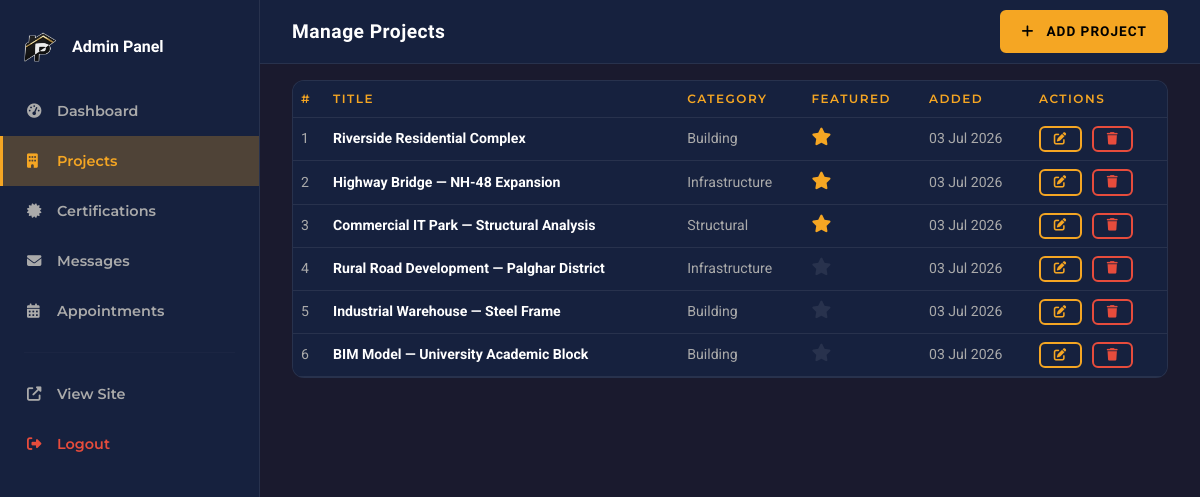
The app's page /admin/projects.php (signed in) with its own data.
### tables this page shows
CREATE TABLE IF NOT EXISTS `projects` (
  `id` INT UNSIGNED NOT NULL AUTO_INCREMENT,
  `title` VARCHAR(200) NOT NULL,
  `description` TEXT NOT NULL,
  `category` ENUM('building','structural','infrastructure','internship') NOT NULL DEFAULT 'building',
  `tools_used` VARCHAR(500) DEFAULT NULL,
  `image_path` LONGTEXT DEFAULT NULL,
  `gallery_images` TEXT DEFAULT NULL,
  `duration` VARCHAR(100) DEFAULT NULL,
  `role` VARCHAR(150) DEFAULT NULL,
  `client` VARCHAR(200) DEFAULT NULL,
  `location` VARCHAR(200) DEFAULT NULL,
  `is_featured` TINYINT(1) DEFAULT 0,
  `created_at` TIMESTAMP DEFAULT CURRENT_TIMESTAMP,
  PRIMARY KEY (`id`)
);

### includes/functions.php (called while the page is built, shortened)
<?php
function getAllProjects(string $category = ''): array {
    $db = getDB();
    if ($category && $category !== 'all') {
        $stmt = $db->prepare("SELECT * FROM projects WHERE category = ? ORDER BY created_at DESC");
        $stmt->execute([$category]);
    } else {
        $stmt = $db->prepare("SELECT * FROM projects ORDER BY created_at DESC");
        $stmt->execute();
    }
    return $stmt->fetchAll();
}

### admin/projects.php (the view, shortened to what this page needs)
<?php
require_once __DIR__ . '/../includes/functions.php';
$projects = getAllProjects();
?>
<!DOCTYPE html>
<html lang="en">
<head>
  <link href="https://cdn.jsdelivr.net/npm/bootstrap@5.3.3/dist/css/bootstrap.min.css" rel="stylesheet">
  <link rel="stylesheet" href="https://cdnjs.cloudflare.com/ajax/libs/font-awesome/6.5.1/css/all.min.css">
  <link rel="stylesheet" href="/assets/css/style.min.css">
  <link rel="stylesheet" href="/assets/css/dark-theme.min.css">
  <link rel="stylesheet" href="/assets/css/responsive.min.css">
</head>
<body>
<aside class="admin-sidebar">
  <div class="px-4 mb-4"><div class="d-flex align-items-center gap-2"><img src="/assets/images/hero/logo.png" alt="Logo" style="height: 30px; width: auto; object-fit: contain; margin-right: 8px;"><span style="font-family:var(--font-heading);font-size:1rem;font-weight:700;">Admin Panel</span></div></div>
  <nav>
    <a href="/admin/index.php"         class="admin-nav-link"><i class="fas fa-tachometer-alt"></i>Dashboard</a>
    <a href="/admin/projects.php"       class="admin-nav-link active"><i class="fas fa-building"></i>Projects</a>
    <a href="/admin/certifications.php" class="admin-nav-link"><i class="fas fa-certificate"></i>Certifications</a>
    <a href="/admin/contacts.php"       class="admin-nav-link"><i class="fas fa-envelope"></i>Messages</a>
    <a href="/admin/appointments.php"   class="admin-nav-link"><i class="fas fa-calendar-alt"></i>Appointments</a>
    <hr style="border-color:var(--clr-border);margin:1rem 1.5rem;">
    <a href="/index.php"  class="admin-nav-link"><i class="fas fa-external-link-alt"></i>View Site</a>
    <a href="/admin/logout.php" class="admin-nav-link" style="color:var(--clr-error)!important;"><i class="fas fa-sign-out-alt"></i>Logout</a>
  </nav>
</aside>
<div class="admin-topbar">
  <h2 style="font-family:var(--font-heading);font-size:1.2rem;font-weight:700;margin:0;">Manage Projects</h2>
  <a href="?action=add" class="btn-accent ms-auto" style="padding:0.5rem 1.2rem;font-size:0.85rem;"><i class="fas fa-plus me-1"></i>Add Project</a>
</div>
<div class="content-area">
  <div class="card-custom">
    <div class="table-responsive">
      <table class="table admin-table mb-0">
        <thead><tr>
          <th>#</th><th>Title</th><th>Category</th><th>Featured</th><th>Added</th><th>Actions</th>
        </tr></thead>
        <tbody>
          <?php foreach ($projects as $p): ?>
            <tr>
              <td><?= $p['id'] ?></td>
              <td><strong style="color:var(--clr-text);"><?= htmlspecialchars($p['title']) ?></strong></td>
              <td><span class="card-category"><?= ucfirst($p['category']) ?></span></td>
              <td>
                <a href="?action=toggle_featured&id=<?= $p['id'] ?>" title="Toggle featured">
                  <i class="fas fa-star" style="color:<?= $p['is_featured'] ? 'var(--clr-accent)' : 'var(--clr-border)' ?>;font-size:1.1rem;"></i>
                </a>
              </td>
              <td><?= date('d M Y', strtotime($p['created_at'])) ?></td>
              <td>
                <a href="?action=edit&id=<?= $p['id'] ?>" class="btn-outline-accent" style="padding:0.3rem 0.8rem;font-size:0.78rem;margin-right:0.4rem;"><i class="fas fa-edit"></i></a>
                <a href="?action=delete&id=<?= $p['id'] ?>" class="btn-ghost" style="padding:0.3rem 0.8rem;font-size:0.78rem;color:var(--clr-error);border-color:var(--clr-error);"
                   onclick="return confirm('Delete this project?')"><i class="fas fa-trash"></i></a>
              </td>
            </tr>
          <?php endforeach; ?>
        </tbody>
      </table>
    </div>
  </div>
</div>
</body>
</html>

### admin/projects.php (style rules this page uses)
body { background:var(--clr-bg); }
.admin-topbar { height:64px;background:var(--clr-bg2);border-bottom:1px solid var(--clr-border);display:flex;align-items:center;padding:0 2rem;position:fixed;top:0;left:260px;right:0;z-index:50; }
.content-area { margin-left:260px;padding:5rem 2rem 2rem; }

### records on screen
projects: id "1", title "Riverside Residential Complex", category "Building", is_featured 1 (drawn), created_at "03 Jul 2026"
projects: id "2", title "Highway Bridge — NH-48 Expansion", category "Infrastructure", is_featured 1 (drawn), created_at "03 Jul 2026"
projects: id "3", title "Commercial IT Park — Structural Analysis", category "Structural", is_featured 1 (drawn), created_at "03 Jul 2026"
projects: id "4", title "Rural Road Development — Palghar District", category "Infrastructure", is_featured 0 (drawn), created_at "03 Jul 2026"
projects: id "5", title "Industrial Warehouse — Steel Frame", category "Building", is_featured 0 (drawn), created_at "03 Jul 2026"
projects: id "6", title "BIM Model — University Academic Block", category "Building", is_featured 0 (drawn), created_at "03 Jul 2026"
